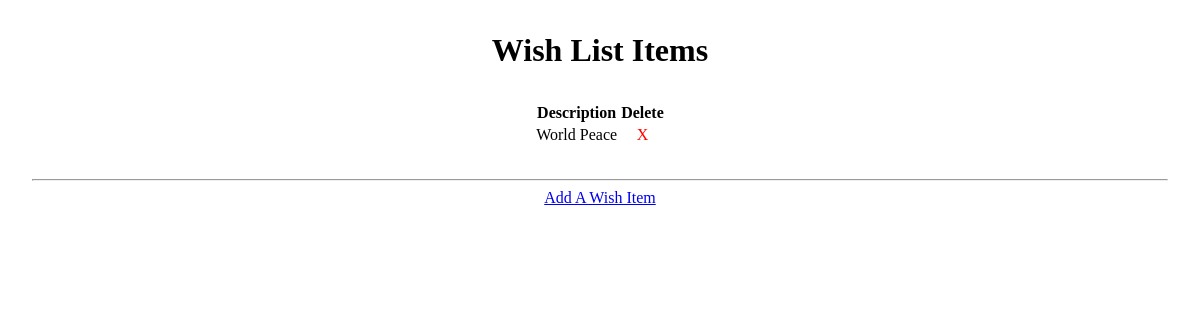
Before: / with the older database file.
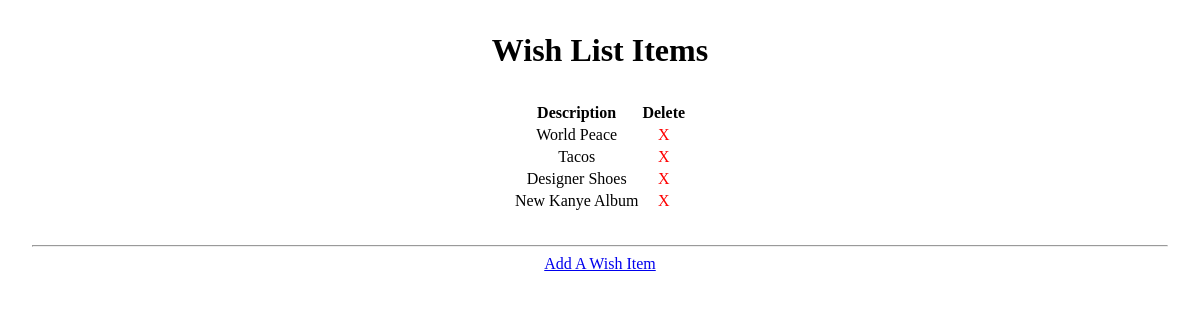
After: the same page with the newer database file.
### main_app/models.py (models this page shows, shortened)
class Item(models.Model):
    description = models.TextField(max_length=500)

### main_app/views.py (the view)
# urls.py: path('', views.index, name='index'),
def index(request):
    items = Item.objects.all()
    count = items.count()
    return render(request, 'index.html', {'item_list': items, 'count': count})

### main_app/templates/index.html (shortened to what this page needs)
{% load static %}
<!DOCTYPE html>
<html lang="en">
<head>
    <link rel="stylesheet" href="https://unpkg.com/purecss@1.0.0/build/pure-min.css">
    <link rel="stylesheet" type="text/css" href="{% static 'css/style.css' %}">
</head>
<body>
    <h1>Wish List Items</h1>
    {% if count > 0 %}
        <table class="pure-table-striped pure-table">
            <thead>
                <tr>
                    <th>Description</th>
                    <th>Delete</th>
                </tr>
            </thead>
            <tbody>
                {% for item in item_list %}
                <tr>
                    <td>{{ item.description }}</td>
                    <td><a href="{% url 'delete_wish' item.id %}">X</a></td>
                </tr>
                {% endfor %}
            </tbody>
        </table>
    {% else %}
    <h3>No Wish Items Exist</h3>
    {% endif %}
    <hr>
    <a href="{% url 'add_wish' %}" class="pure-button">Add A Wish Item</a>
</body>
</html>

### main_app/static/css/style.css (style rules this page uses)
body { text-align: center; margin: 2rem; }
table { margin: 2rem auto; }
table a { color: red; text-decoration: none; }

Changed rows visible on the page:
added Item: description "Tacos"
added Item: description "Designer Shoes"
added Item: description "New Kanye Album"
